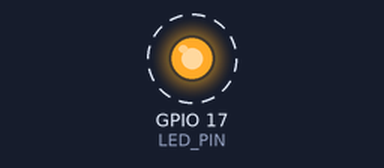
A program run on a simulated Raspberry Pi (BCM pin numbers). Shown: output pins drawn as LEDs (lit = HIGH). Dashed ring = blinking. What the program prints to the terminal is not drawn.

Above: at 0.5 s.
Timing chart, 0 to 4.6 s (numbered marks = the images above):
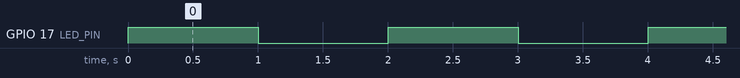

Measured:
- by itself, GPIO 17 (LED_PIN): alternates HIGH for 1.0 s and LOW for 1.0 s

The program:

led1.py
```python
import RPi.GPIO as GPIO
import time

GPIO.setmode(GPIO.BCM)

LED_PIN = 17
GPIO.setup(LED_PIN, GPIO.OUT)

try:
    while True:
        print("LED: ON")
        GPIO.output(LED_PIN, GPIO.HIGH)
        time.sleep(1)
        print("LED: OFF")
        GPIO.output(LED_PIN, GPIO.LOW)
        time.sleep(1)

except KeyboardInterrupt:
    pass
finally:
    GPIO.cleanup()
    print("ALL clear")
```
